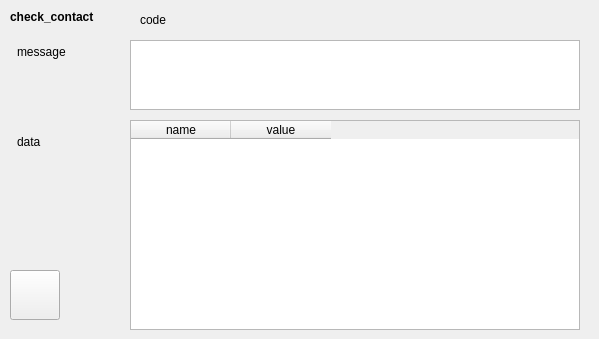
       <widget class="QWidget" name="TabPage" >
        <attribute name="title" >
         <string>response</string>
        </attribute>
        <widget class="QLabel" name="textLabel36" >
         <property name="geometry" >
          <rect>
           <x>17</x>
           <y>132</y>
           <width>110</width>
           <height>20</height>
          </rect>
         </property>
         <property name="text" >
          <string>data</string>
         </property>
         <property name="wordWrap" >
          <bool>false</bool>
         </property>
        </widget>
        <widget class="QLabel" name="textLabel37" >
         <property name="geometry" >
          <rect>
           <x>17</x>
           <y>42</y>
           <width>110</width>
           <height>20</height>
          </rect>
         </property>
         <property name="text" >
          <string>message</string>
         </property>
         <property name="wordWrap" >
          <bool>false</bool>
         </property>
        </widget>
        <widget class="QLabel" name="textLabel38" >
         <property name="geometry" >
          <rect>
           <x>10</x>
           <y>10</y>
           <width>120</width>
           <height>20</height>
          </rect>
         </property>
         <property name="text" >
          <string>&lt;b>check_contact&lt;/b></string>
         </property>
         <property name="alignment" >
          <set>Qt::AlignLeading|Qt::AlignLeft|Qt::AlignTop</set>
         </property>
         <property name="wordWrap" >
          <bool>true</bool>
         </property>
        </widget>
        <widget class="QLabel" name="check_contact_code" >
         <property name="geometry" >
          <rect>
           <x>140</x>
           <y>10</y>
           <width>450</width>
           <height>20</height>
          </rect>
         </property>
         <property name="text" >
          <string>code</string>
         </property>
         <property name="wordWrap" >
          <bool>false</bool>
         </property>
        </widget>
        <widget class="QTableWidget" name="check_contact_table" >
         <property name="geometry" >
          <rect>
           <x>130</x>
           <y>120</y>
           <width>450</width>
           <height>210</height>
          </rect>
         </property>
         <column>
          <property name="text" >
           <string>name</string>
          </property>
         </column>
         <column>
          <property name="text" >
           <string>value</string>
          </property>
         </column>
        </widget>
        <widget class="QTextEdit" name="check_contact_msg" >
         <property name="geometry" >
          <rect>
           <x>130</x>
           <y>40</y>
           <width>450</width>
           <height>70</height>
          </rect>
         </property>
        </widget>
        <widget class="QPushButton" name="btn_source_check_contact" >
         <property name="geometry" >
          <rect>
           <x>10</x>
           <y>270</y>
           <width>50</width>
           <height>50</height>
          </rect>
         </property>
         <property name="toolTip" >
          <string/>
         </property>
         <property name="text" >
          <string/>
         </property>
         <property name="icon" >
          <iconset>icon_source.png</iconset>
         </property>
        </widget>
       </widget>
